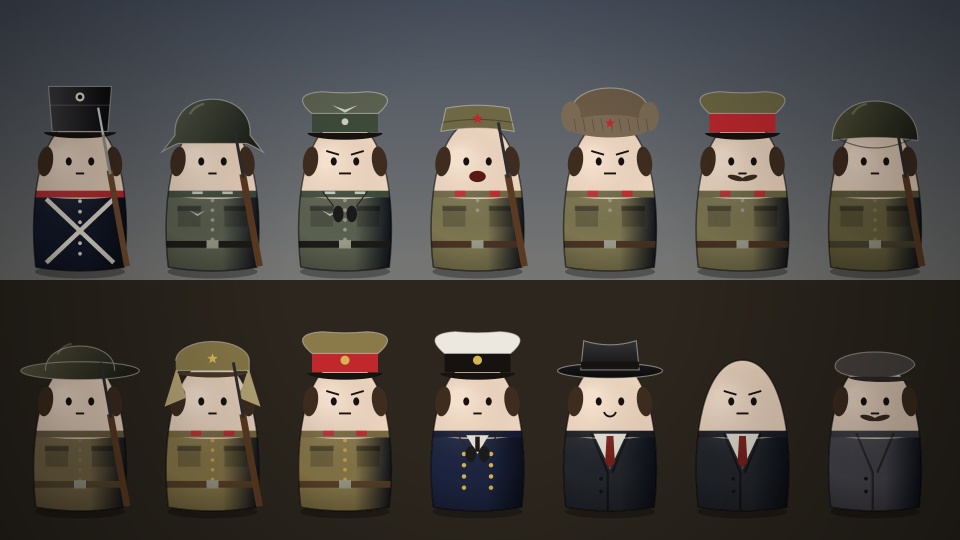
#> input picture templates/archival/scenes/doll_sheet.jpg, 1920 x 1080 px (shown at 1/2 size)
$ python thumbrepeat.py ../templates/archival/scenes/doll_sheet.jpg
#> lines starting #> are read from the running program, lines starting #| are printed output that depends on the picture
"""Thumbnail template check: a new thumbnail must not look like the channel's last ones (user 2026-11-24: "YouTube giờ quét
gắt về vụ template"; its repetitive-content rule judges the channel as a whole, and four archival thumbnails in a row were
the same layout: portrait strip left, small white line, huge red word bottom right).

  PY scripts/thumbrepeat.py NEW.jpg              against the last archival thumbnails (evidence/*/video/*.jpg)
  PY scripts/thumbrepeat.py NEW.jpg --story      against stories/published/thumbs/*.jpg
  PY scripts/thumbrepeat.py NEW.jpg --sheet OUT.jpg   also write NEW next to the last ones at small size, to look at

What is compared is the LAYOUT, not the subject: on a 32x18 grid, where the red emphasis sits, where the bright lettering
sits, where the dark and the light masses are. `!!` (exit 1) when the new one matches any of the last LAST thumbnails more
than HARD, or when the red emphasis sits in the same place as on two of them; `!` above SOFT. The numbers were set on the
30 archival thumbnails of 2026-11: thumbnails of one layout family score 0.24-0.46 against each other (the four "portrait
strip + red word" ones, the two "serif title on a bottom panel" ones 0.39), unrelated layouts 0.02-0.20.
"""
import sys
import os
from pathlib import Path

import numpy as np
from PIL import Image, ImageFilter

ROOT = Path(__file__).resolve().parents[1]
GW, GH = 32, 18
LONG = chr(92) * 2 + '?' + chr(92)  # Windows long-path prefix
LAST, HARD, SOFT, RED_SAME = 5, 0.33, 0.24, 0.42


def maps(path):
    """Four layout maps on the grid: red emphasis, bright lettering, dark mass, tone."""
    im = Image.open(path).convert('RGB').resize((GW * 10, GH * 10), Image.BILINEAR)
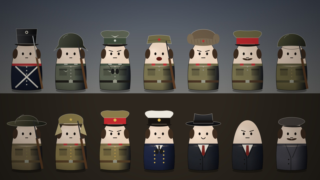
#> im: PIL image 320x180 RGB; mean R, G, B 75.5, 71.3, 66.3
    a = np.asarray(im, np.float32); r, g, b = a[..., 0], a[..., 1], a[..., 2]
#> after `r, g, b = (a[..., 0], a[..., 1], a[..., 2])`:
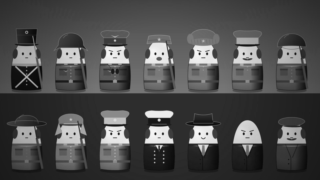
#> r: shape (180, 320) float32; min 8, max 246, mean 75.5
#> after `r, g, b = (a[..., 0], a[..., 1], a[..., 2])`:
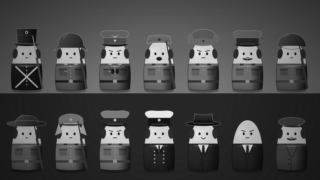
#> g: shape (180, 320) float32; min 10, max 232, mean 71.3
#> after `r, g, b = (a[..., 0], a[..., 1], a[..., 2])`:
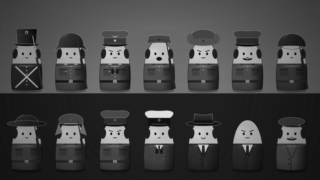
#> b: shape (180, 320) float32; min 11, max 223, mean 66.3
    lum = 0.299 * r + 0.587 * g + 0.114 * b
    edges = np.asarray(im.convert('L').filter(ImageFilter.FIND_EDGES), np.float32)
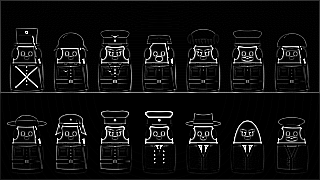
#> edges: shape (180, 320) float32; min 0, max 255, mean 16
    cell = lambda m: m.reshape(GH, 10, GW, 10).mean(axis=(1, 3))  # noqa: E731
    red = cell(((r > 150) & (g < 95) & (b < 95)).astype(np.float32))
    text = cell(((lum > 205) & (edges > 60)).astype(np.float32))   # bright pixels on hard edges: lettering
    dark = cell((lum < 38).astype(np.float32))
    return red, text, dark, cell(lum) / 255.0


def corr(a, b):
    a, b = a - a.mean(), b - b.mean()
    d = float(np.sqrt((a * a).sum() * (b * b).sum()))
    return float((a * b).sum() / d) if d > 1e-6 else 0.0


def overlap(a, b):
    """Shared share of two masses (0..1), after a one-cell blur so a small shift still counts."""
    blur = lambda m: np.asarray(Image.fromarray((np.clip(m, 0, 1) * 255).astype(np.uint8)).filter(ImageFilter.BoxBlur(1)), np.float32)  # noqa: E731
    a, b = blur(a), blur(b)
    return float(np.minimum(a, b).sum() / max(1e-6, np.maximum(a, b).sum())) if max(a.sum(), b.sum()) > 40 else 0.0


def similarity(x, y):
    """(score 0..1, red-position overlap 0..1) of two map sets."""
    red, text = overlap(x[0], y[0]), overlap(x[1], y[1])
    dark, tone = max(0.0, corr(x[2], y[2])), max(0.0, corr(x[3], y[3]))
    return 0.30 * red + 0.30 * text + 0.20 * dark + 0.20 * tone, red


def previous(story=False, skip=None):
    """Earlier thumbnails, newest first."""
    pat = 'stories/published/thumbs/*.jpg' if story else 'evidence/*/video/*.jpg'
    fs = [f for f in ROOT.glob(pat) if f.name.lower() != 'thumbnail.jpg' or len(list(f.parent.glob('*.jpg'))) == 1]  # the renamed copy stands for the film
    if os.name == 'nt':  # evidence folders carry the full script title: paths over 260 chars need the long-path prefix (film 196)
        fs = [Path(LONG + str(f.absolute())) if len(str(f.absolute())) > 240 else f for f in fs]
    fs = sorted(fs, key=lambda f: f.stat().st_mtime, reverse=True)
    return [f for f in fs if skip is None or f.resolve() != Path(skip).resolve()]


def check(new, story=False, last=LAST, quiet=False):
    """[(level, id, message)] for the gate; prints the same lines."""
    mine = maps(new); out = []; same_red = []
    for f in previous(story, new)[:last]:
        s, red = similarity(mine, maps(f)); who = (f.parent.parent.name if not story else f.stem)[:60]
        if red >= RED_SAME:
            same_red.append(who)
        if s >= HARD:
            out.append(('!!', f'thumb-template:{who[:30]}', f'the thumbnail has the layout of "{who}" (layout match {s:.2f}, limit {HARD}): '
                        'move the subject and the text, change the form of the hook'))
        elif s >= SOFT:
            out.append(('!', f'thumb-alike:{who[:30]}', f'the thumbnail is close to "{who}" (layout match {s:.2f}): look at them side by side'))
    if len(same_red) >= 2:
        out.append(('!!', 'thumb-red-place', f'the red emphasis sits where it sat on {len(same_red)} of the last {last} thumbnails ({", ".join(same_red)[:160]}): put it elsewhere or drop it'))
    if not quiet:
        for lv, _, msg in out:
            print(lv, msg)
        print(f'thumbrepeat: {sum(1 for o in out if o[0] == "!!")} to fix, compared with the last {last}')
    return out


def sheet(new, out, story=False, last=LAST):
    tw, th = 384, 216; fs = [Path(new)] + previous(story, new)[:last]
    im = Image.new('RGB', (tw * len(fs), th), 'black')
    for i, f in enumerate(fs):
        im.paste(Image.open(f).convert('RGB').resize((tw, th)), (i * tw, 0))
    im.save(out, quality=88); print(f'{out}: the new one on the left, then the last {len(fs) - 1}, newest first')


if __name__ == '__main__':
    sys.stdout.reconfigure(encoding='utf-8', errors='replace')
    if len(sys.argv) < 2:
        sys.exit(__doc__)
    story = '--story' in sys.argv
    if '--sheet' in sys.argv:
        sheet(sys.argv[1], sys.argv[sys.argv.index('--sheet') + 1], story)
    sys.exit(1 if any(o[0] == '!!' for o in check(sys.argv[1], story)) else 0)
#> (the program exits here)
